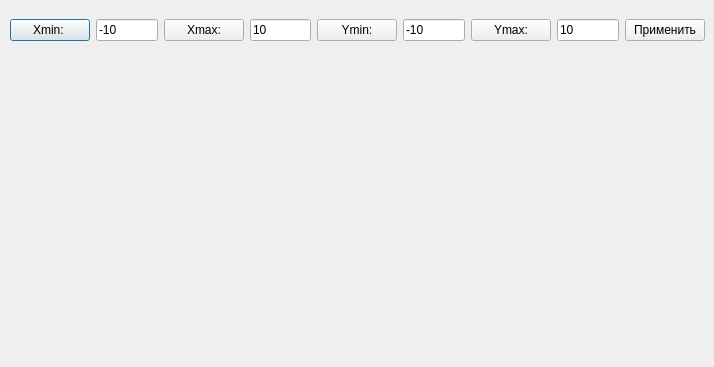
<?xml version="1.0" encoding="UTF-8"?>
<ui version="4.0">
 <class>graphikWindow</class>
 <widget class="QDialog" name="graphikWindow">
  <property name="geometry">
   <rect>
    <x>0</x>
    <y>0</y>
    <width>714</width>
    <height>367</height>
   </rect>
  </property>
  <property name="windowTitle">
   <string>Dialog</string>
  </property>
  <widget class="QWidget" name="widget_2" native="true">
   <property name="geometry">
    <rect>
     <x>12</x>
     <y>247</y>
     <width>486</width>
     <height>108</height>
    </rect>
   </property>
  </widget>
  <widget class="QWidget" name="horizontalLayoutWidget">
   <property name="geometry">
    <rect>
     <x>10</x>
     <y>10</y>
     <width>695</width>
     <height>41</height>
    </rect>
   </property>
   <layout class="QHBoxLayout" name="horizontalLayout">
    <item>
     <widget class="QPushButton" name="pushButton">
      <property name="text">
       <string>Xmin: </string>
      </property>
     </widget>
    </item>
    <item>
     <widget class="QLineEdit" name="lineEdit_xmin">
      <property name="text">
       <string>-10</string>
      </property>
     </widget>
    </item>
    <item>
     <widget class="QPushButton" name="pushButton_2">
      <property name="text">
       <string>Xmax:</string>
      </property>
     </widget>
    </item>
    <item>
     <widget class="QLineEdit" name="lineEdit_xmax">
      <property name="text">
       <string>10</string>
      </property>
     </widget>
    </item>
    <item>
     <widget class="QPushButton" name="pushButton_3">
      <property name="text">
       <string>Ymin:</string>
      </property>
     </widget>
    </item>
    <item>
     <widget class="QLineEdit" name="lineEdit_ymin">
      <property name="text">
       <string>-10</string>
      </property>
     </widget>
    </item>
    <item>
     <widget class="QPushButton" name="pushButton_4">
      <property name="text">
       <string>Ymax:</string>
      </property>
     </widget>
    </item>
    <item>
     <widget class="QLineEdit" name="lineEdit_ymax">
      <property name="text">
       <string>10</string>
      </property>
     </widget>
    </item>
    <item>
     <widget class="QPushButton" name="pushButton_5">
      <property name="text">
       <string>Применить</string>
      </property>
     </widget>
    </item>
   </layout>
  </widget>
  <widget class="QCustomPlot" name="widget" native="true">
   <property name="geometry">
    <rect>
     <x>20</x>
     <y>70</y>
     <width>651</width>
     <height>281</height>
    </rect>
   </property>
  </widget>
 </widget>
 <customwidgets>
  <customwidget>
   <class>QCustomPlot</class>
   <extends>QWidget</extends>
   <header>qcustomplot.h</header>
   <container>1</container>
  </customwidget>
 </customwidgets>
 <resources/>
 <connections/>
</ui>
